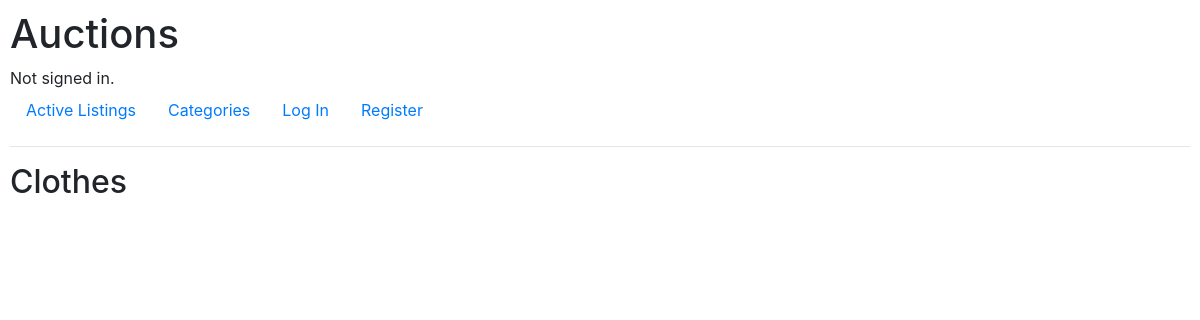
The app's page /categories/Clothes, older data.
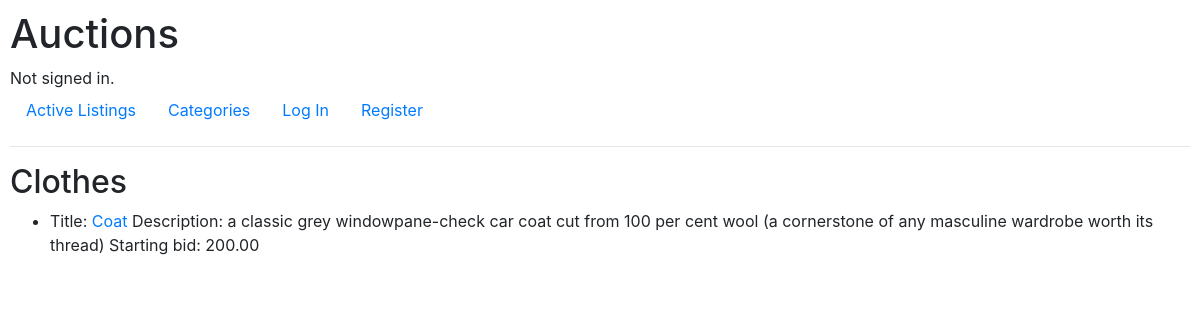
The same page, newer data.
### auctions/models.py (models this page shows, shortened)
class listings(models.Model):
    title = models.CharField(max_length=64)
    description = models.TextField(max_length=500)
    starting_bit = models.DecimalField(max_digits=10, decimal_places=2)
    image_URL = models.URLField(blank=True)
    creator = models.ForeignKey(User, on_delete=models.CASCADE)
    category = models.TextField(max_length=100, default="Others")
    closed = models.BooleanField(default=False)
    current_price = models.DecimalField(max_digits=10, decimal_places=2)

### auctions/views.py (the view)
# urls.py: path("categories/<str:category>", views.category, name="category")
def category(request, category):
    return render(request,"auctions/category.html",{
        "listings": listings.objects.filter(category=category),
        "category": category
    })

### auctions/templates/auctions/category.html
{% extends "auctions/layout.html" %}
{% block body %}
    <h2>{{ category }}</h2>
    <ul>
    {% for item in listings  %}
    <li>Title: <a href="/listing/{{ item.id }}">{{ item.title }}
    </a> Description: {{ item.description }}
        Starting bid: {{ item.starting_bit }}</li>
    {% endfor %}
    </ul>
{% endblock %}

### auctions/templates/auctions/layout.html (shortened to what this page needs)
{% load static %}
<!DOCTYPE html>
<html lang="en">
    <head>
        <link rel="stylesheet" href="https://stackpath.bootstrapcdn.com/bootstrap/4.4.1/css/bootstrap.min.css">
        <link href="{% static 'auctions/styles.css' %}" rel="stylesheet">
    </head>
    <body>
        <h1>Auctions</h1>
        <div>
            {% if user.is_authenticated %}
                Signed in as <strong>{{ user.username }}</strong>.
            {% else %}
                Not signed in.
            {% endif %}
        </div>
        <ul class="nav">
            <li class="nav-item">
                <a class="nav-link" href="{% url 'index' %}">Active Listings</a>
            </li>
        <li>
            <a class="nav-link" href="{% url 'categories' %}">Categories</a>
        </li>
            {% if user.is_authenticated %}
                <li>
                    <a class="nav-link" href="{% url 'new_listing' %}">New Listing</a>
                </li>
                <li class="nav-item">
                    <a class="nav-link" href="{% url 'logout' %}">Log Out</a>
                </li>
                <li class="nav-item">
                    <a class="nav-link" href="{% url 'watchlist' %}">Watchlist</a>
                </li>
            {% else %}
                <li class="nav-item">
                    <a class="nav-link" href="{% url 'login' %}">Log In</a>
                </li>
                <li class="nav-item">
                    <a class="nav-link" href="{% url 'register' %}">Register</a>
                </li>
            {% endif %}
        </ul>
        <hr>
        {% block body %}
        {% endblock %}
    </body>
</html>

### auctions/static/auctions/styles.css (style rules this page uses)
body { padding: 10px; }

Row changes from the older to the newer data that the page shows:
added listings: category "Clothes", title "Coat", description "a classic grey windowpane-check car coat cut from 100 per cent wool (a cornerstone of any masculine wardrobe worth its thread)", starting_bit "200.00"
Text that changed along with them:
{{ category }}: "Clothes" → (not shown)
